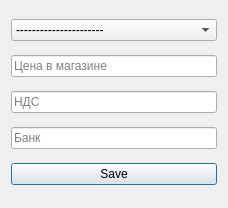
<?xml version="1.0" encoding="UTF-8"?>
<ui version="4.0">
 <class>cashbox</class>
 <widget class="QDialog" name="cashbox">
  <property name="geometry">
   <rect>
    <x>0</x>
    <y>0</y>
    <width>228</width>
    <height>208</height>
   </rect>
  </property>
  <property name="windowTitle">
   <string>Dialog</string>
  </property>
  <layout class="QVBoxLayout" name="verticalLayout">
   <item>
    <widget class="QComboBox" name="product_name">
     <item>
      <property name="text">
       <string>----------------------</string>
      </property>
     </item>
    </widget>
   </item>
   <item>
    <widget class="QLineEdit" name="shop_price">
     <property name="placeholderText">
      <string>Цена в магазине</string>
     </property>
    </widget>
   </item>
   <item>
    <widget class="QLineEdit" name="vat">
     <property name="placeholderText">
      <string>НДС</string>
     </property>
    </widget>
   </item>
   <item>
    <widget class="QLineEdit" name="bank_name">
     <property name="placeholderText">
      <string>Банк</string>
     </property>
    </widget>
   </item>
   <item>
    <widget class="QPushButton" name="save">
     <property name="text">
      <string>Save</string>
     </property>
    </widget>
   </item>
  </layout>
 </widget>
 <resources/>
 <connections/>
</ui>
